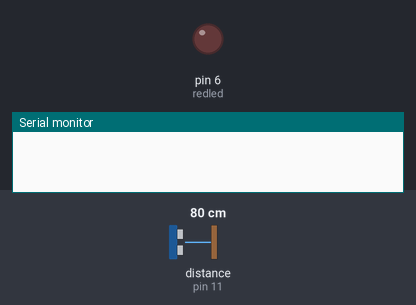
Bench run of a sketch on a simulated Arduino Uno, built with avr-gcc and run on an emulated ATmega328P. Parts: output pins drawn as LEDs (lit = HIGH), the last lines printed to the serial monitor. The test bench sets the inputs (shaded band); at power-on: distance to the obstacle (sensor on pin 11) 80 cm. The echo pulse lasts 58.3 µs per cm.

Above: at 0.1 s.
At 1.1 s:
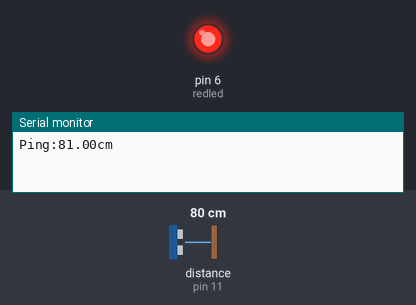
Timing chart, 0 to 2.6 s (numbered marks = the images above):
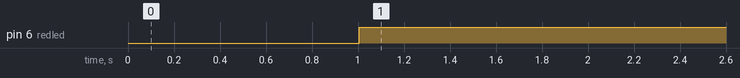

Measured:
- by itself, pin 6 (redled): LOW → HIGH at 1.0 s

The sketch:

sketch_silentalarmmulti3fixed.ino
```cpp
#include <NewPing.h>
float d;
#define TRIGGER_PIN 12
#define ECHO_PIN 11
#define MAX_DISTANCE 200
int redled = 6;

NewPing sonar(TRIGGER_PIN,ECHO_PIN,MAX_DISTANCE);
void setup(){
  Serial.begin(9600);
  pinMode(redled, OUTPUT);
}

void loop(){
  delay(1000);
  d = sonar.ping_cm();
  if (d <= 200 && d > 4)
  {
    digitalWrite(redled,HIGH);
    Serial.print("Ping:");
    Serial.print(d);
    Serial.println("cm");
  }
  else if (d > 200)
  {
    digitalWrite(redled,LOW);
  }
  else
  {
    digitalWrite(redled,LOW);
   }
  }
```
